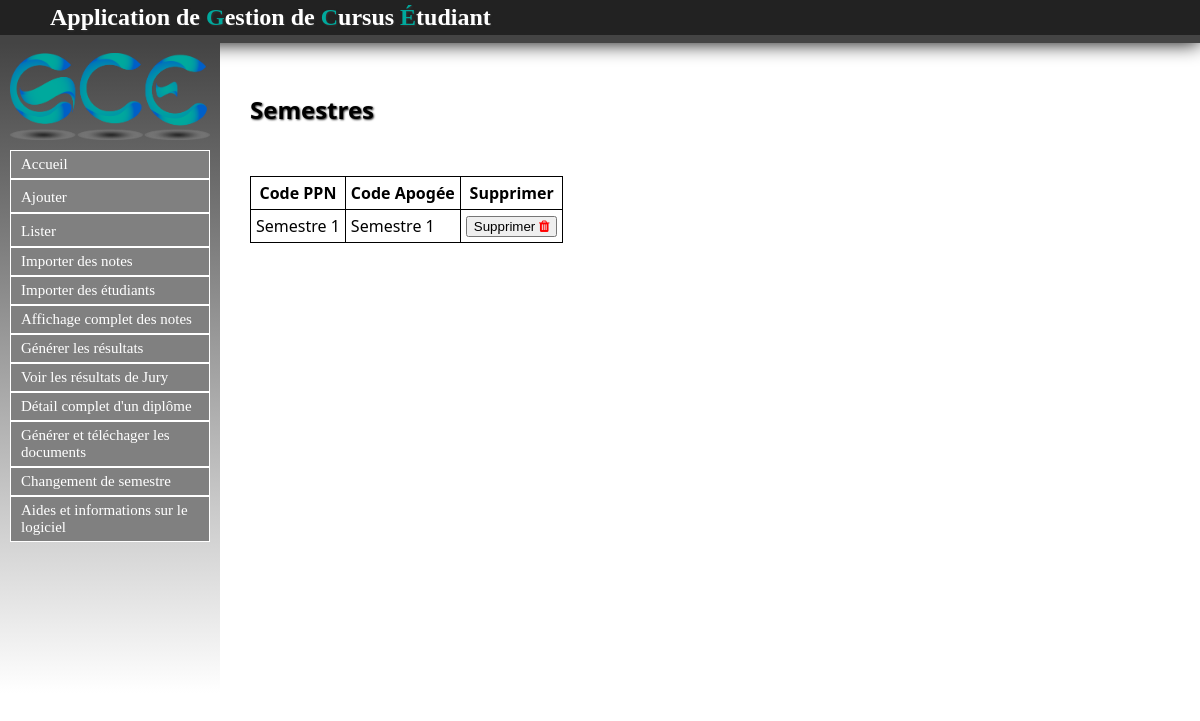
The page /Semestre/listerSemestre on the database as committed earlier.
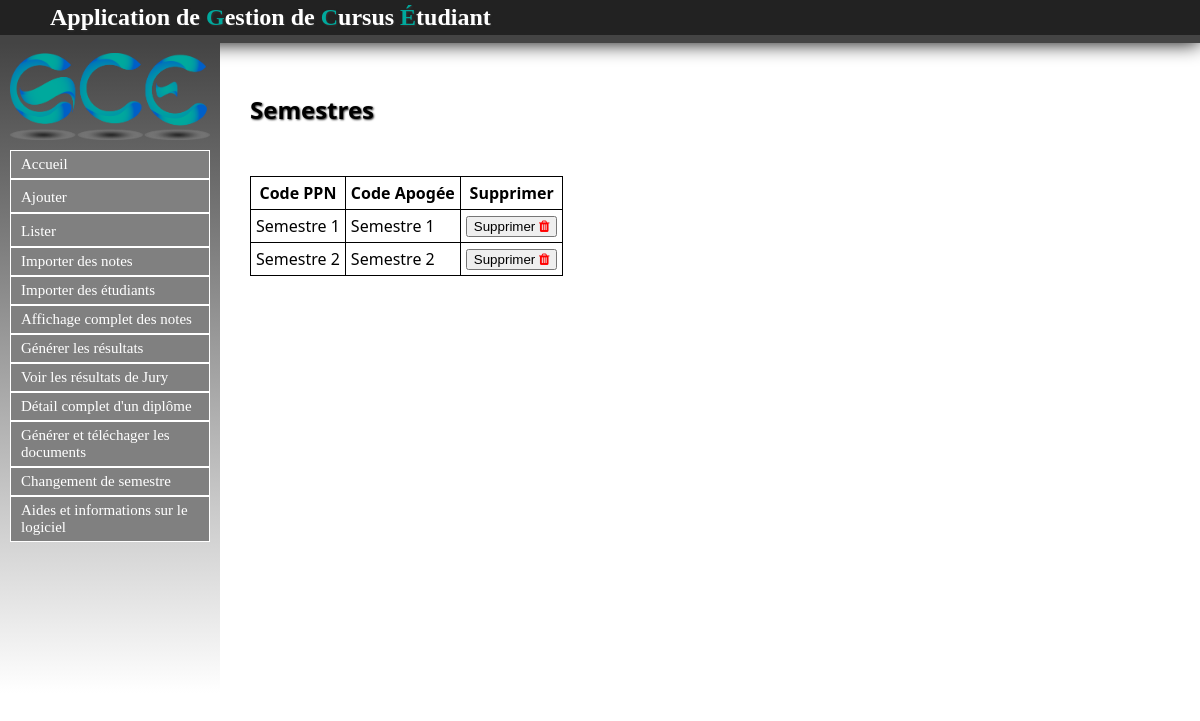
The same page on the database as committed later.
### Semestre/models.py (models this page shows, shortened)
class Semestre(models.Model):
	code_ppn = models.CharField(max_length=30,null=False)
	code_apogee = models.CharField(max_length=30,null=False)
	intitule = models.CharField(max_length=30, null=False)
	diplome = models.ForeignKey(Diplome, null=True)

### Semestre/views.py (the view)
def listerSemestre(request):
	semestre = Semestre.objects.all()
	return render(request, 'contenu_html/listerSemestre.html',{'semestre': semestre})

### Semestre/templates/contenu_html/listerSemestre.html (shortened to what this page needs)
{% extends "templates/base.html" %}
{% block content %}
<h1>Semestres</h1>
{% if not semestre %}
	<p>Il faut créer les semestres avant de pouvoir les faire afficher.</p>
{% else %}
	<table style="border:1px solid black; border-collapse : collapse;">
	<tr>
		<th style="border:1px solid black;">Code PPN</th>
		<th style="border:1px solid black;">Code Apogée</th>
		<th style="border:1px solid black;">Supprimer</th>
	</tr>
{% endif %}
{% for sem in semestre %}
	<tr>
		<td style="border:1px solid black;">{{ sem.code_ppn }}</td>
		<td style="border:1px solid black;">{{ sem.code_apogee }}</td>
		<td><a href="supprsem/{{ sem.id }}"><button>Supprimer <i style="color:red" class="fa fa-trash" aria-hidden="true"></i></button></a></td>
	</tr>
{% endfor %}
</table>
{% endblock %}

Rows that differ between the two databases and show on the page:
added Semestre: code_ppn "Semestre 2", code_apogee "Semestre 2"
